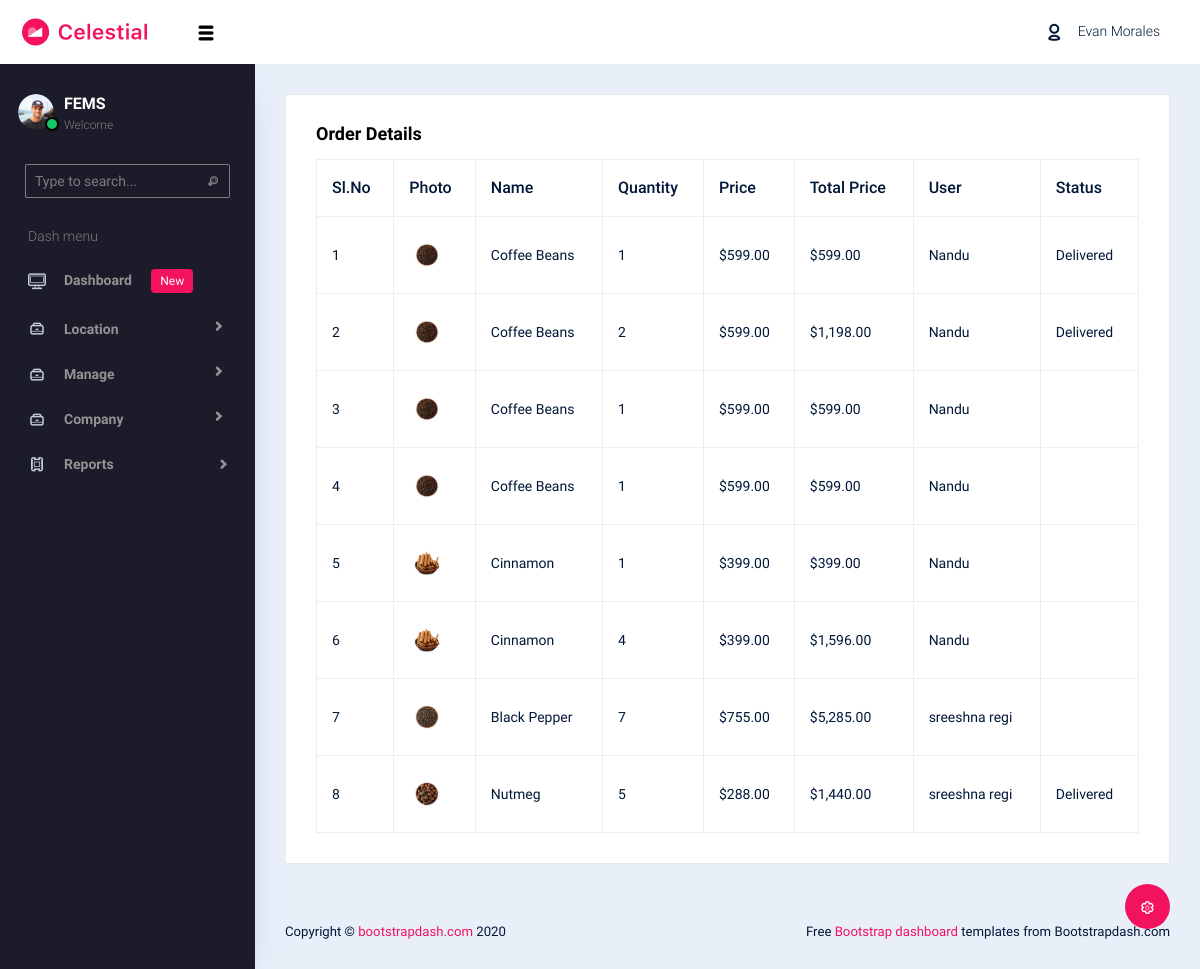
The app's page /PROJECT/ADMIN/homepage.php with its own data.
### tables this page shows
CREATE TABLE `tbl_booking` (
  `booking_id` int(11) NOT NULL,
  `booking_date` varchar(10) NOT NULL,
  `booking_amount` int(11) NOT NULL,
  `booking_status` int(11) NOT NULL DEFAULT 0,
  `product_id` int(11) NOT NULL,
  `user_id` int(11) NOT NULL,
  `booking_address` varchar(100) NOT NULL
);

CREATE TABLE `tbl_product` (
  `product_id` int(11) NOT NULL,
  `product_description` varchar(50) NOT NULL,
  `subcat_id` int(11) NOT NULL,
  `product_photo` varchar(200) NOT NULL,
  `product_quantity` int(11) NOT NULL,
  `product_price` int(11) NOT NULL,
  `product_name` varchar(30) NOT NULL,
  `company_id` int(11) NOT NULL
);

CREATE TABLE `tbl_cart` (
  `cart_id` int(11) NOT NULL,
  `cart_quantity` int(11) NOT NULL DEFAULT 1,
  `product_id` int(11) NOT NULL,
  `cart_status` int(11) NOT NULL DEFAULT 0,
  `booking_id` int(11) NOT NULL,
  `deliveryagent_id` int(11) NOT NULL
);

CREATE TABLE `tbl_user` (
  `user_id` int(11) NOT NULL,
  `user_name` varchar(30) NOT NULL,
  `user_email` varchar(30) NOT NULL,
  `user_contact` varchar(10) NOT NULL,
  `user_address` varchar(50) NOT NULL,
  `place_id` int(11) NOT NULL,
  `user_photo` varchar(100) NOT NULL,
  `user_password` varchar(8) NOT NULL
);

### PROJECT/ADMIN/homepage.php (the view, shortened to what this page needs)
<?php
include("Head.php");
?>
          <div class="row">
  <div class="col-lg-12 d-flex grid-margin stretch-card">
    <div class="card">
      <div class="card-body">
        <div class="d-flex flex-wrap justify-content-between">
          <h4 class="card-title mb-3">Order Details</h4>
        </div>
        <div class="table-responsive">
          <table class="table table-bordered">
            <thead>
              <tr>
                <th>Sl.No</th>
                <th>Photo</th>
                <th>Name</th>
                <th>Quantity</th>
                <th>Price</th>
                <th>Total Price</th>
                <th>User</th>
                <th>Status</th>
              </tr>
            </thead>
            <tbody>
              <?php
              $i = 0;
              $selQry = "SELECT * FROM tbl_booking b
                          INNER JOIN tbl_cart c ON b.booking_id=c.booking_id
                          INNER JOIN tbl_product p ON p.product_id=c.product_id
                          INNER JOIN tbl_user u on u.user_id=b.user_id
                          WHERE b.booking_status >= '2' LIMIT 10";
              $result = $con->query($selQry);
              while ($row = $result->fetch_assoc()) {
                $i++;
              ?>
              <tr>
                <td><?php echo $i; ?></td>
                <td>
                  <img src="../ASSETS/files/Company/productphoto/<?php echo $row['product_photo']; ?>"
                       class="img-sm" alt="Product Image" height="50" />
                </td>
                <td><?php echo $row['product_name']; ?></td>
                <td><?php echo $row['cart_quantity']; ?></td>
                <td><?php echo '$' . number_format($row['product_price'], 2); ?></td>
                <td><?php echo '$' . number_format($row['product_price'] * $row['cart_quantity'], 2); ?></td>
                <td><?php echo $row['user_name']; ?></td>
                <td>
                  <?php
                  if ($row['booking_status'] == 1) {
                    echo "Order is being packed";
                  } else if ($row['cart_status'] == 2) {
                    echo "Order packed";
                  } else if ($row['cart_status'] == 3) {
                    echo "Order shipped";
                  } else if ($row['cart_status'] == 4) {
                    echo "Delivered";
                  }
                  ?>
                </td>
              </tr>
              <?php
              }
              ?>
            </tbody>
          </table>
        </div>
      </div>
    </div>
  </div>
</div>
<?php
include("Foot.php");
?>

### PROJECT/ADMIN/Head.php (shortened to what this page needs)
<!DOCTYPE html>
<html lang="en">
  <head>
    <link rel="stylesheet" href="../Assets/Templates/Admin/vendors/typicons.font/font/typicons.css">
    <link rel="stylesheet" href="../Assets/Templates/Admin/vendors/css/vendor.bundle.base.css">
    <link rel="stylesheet" href="../Assets/Templates/Admin/css/vertical-layout-light/style.css">
  </head>
  <body>
    <div class="container-scroller">
      <nav class="navbar col-lg-12 col-12 p-0 fixed-top d-flex flex-row">
        <div class="text-center navbar-brand-wrapper d-flex align-items-center justify-content-center">
          <a class="navbar-brand brand-logo" href="Homepage.php"><img src="../Assets/Templates/Admin/images/logo.svg" alt="logo"/></a>
          <button class="navbar-toggler navbar-toggler align-self-center d-none d-lg-flex" type="button" data-toggle="minimize">
            <span class="typcn typcn-th-menu"></span>
          </button>
        </div>
        <div class="navbar-menu-wrapper d-flex align-items-center justify-content-end">
          <ul class="navbar-nav navbar-nav-right">
            <li class="nav-item nav-profile dropdown">
              <a class="nav-link dropdown-toggle  pl-0 pr-0" href="#" data-toggle="dropdown" id="profileDropdown">
                <i class="typcn typcn-user-outline mr-0"></i>
                <span class="nav-profile-name">Evan Morales</span>
              </a>
            </li>
          </ul>
        </div>
      </nav>
      <div class="container-fluid page-body-wrapper">
        <div class="theme-setting-wrapper">
          <div id="settings-trigger"><i class="typcn typcn-cog-outline"></i></div>
        </div>
        <nav class="sidebar sidebar-offcanvas" id="sidebar">
        <ul class="nav">
          <li class="nav-item">
            <div class="d-flex sidebar-profile">
              <div class="sidebar-profile-image">
                <img src="../Assets/Templates/Admin/images/faces/face29.png" alt="image">
                <span class="sidebar-status-indicator"></span>
              </div>
              <div class="sidebar-profile-name">
                <p class="sidebar-name">
              FEMS
                </p>
                <p class="sidebar-designation">
                  Welcome
                </p>
              </div>
            </div>
            <div class="nav-search">
              <div class="input-group">
                <input type="text" class="form-control" placeholder="Type to search..." aria-label="search" aria-describedby="search">
                <div class="input-group-append">
                  <span class="input-group-text" id="search">
                    <i class="typcn typcn-zoom"></i>
                  </span>
                </div>
              </div>
            </div>
            <p class="sidebar-menu-title">Dash menu</p>
          </li>
          <li class="nav-item">
            <a class="nav-link" href="Homepage.php">
              <i class="typcn typcn-device-desktop menu-icon"></i>
              <span class="menu-title">Dashboard <span class="badge badge-primary ml-3">New</span></span>
            </a>
          </li>
          <li class="nav-item">
            <a class="nav-link" data-toggle="collapse" href="#ui-basic" aria-expanded="false" aria-controls="ui-basic">
              <i class="typcn typcn-briefcase menu-icon"></i>
              <span class="menu-title">Location</span>
              <i class="typcn typcn-chevron-right menu-arrow"></i>
            </a>
          </li>
          <li class="nav-item">
            <a class="nav-link" data-toggle="collapse" href="#ui-basic" aria-expanded="false" aria-controls="ui-basic">
              <i class="typcn typcn-briefcase menu-icon"></i>
              <span class="menu-title">Manage</span>
              <i class="typcn typcn-chevron-right menu-arrow"></i>
            </a>
          </li>
          <li class="nav-item">
            <a class="nav-link" data-toggle="collapse" href="#ui-basic" aria-expanded="false" aria-controls="ui-basic">
              <i class="typcn typcn-briefcase menu-icon"></i>
              <span class="menu-title">Company</span>
              <i class="typcn typcn-chevron-right menu-arrow"></i>
            </a>
          </li>
          <li class="nav-item">
            <a class="nav-link" data-toggle="collapse" href="#form-elements" aria-expanded="false" aria-controls="form-elements">
              <i class="typcn typcn-film menu-icon"></i>
              <span class="menu-title"> Reports</span>
              <i class="menu-arrow"></i>
            </a>
          </li>
        </ul>
      </nav>
        <div class="main-panel">
          <div class="content-wrapper">

### PROJECT/ADMIN/Foot.php (shortened to what this page needs)
</div>
          <footer class="footer">
            <div class="d-sm-flex justify-content-center justify-content-sm-between">
              <span class="text-center text-sm-left d-block d-sm-inline-block">Copyright © <a href="https://www.bootstrapdash.com/" target="_blank">bootstrapdash.com</a> 2020</span>
              <span class="float-none float-sm-right d-block mt-1 mt-sm-0 text-center">Free <a href="https://www.bootstrapdash.com/" target="_blank">Bootstrap dashboard </a>templates from Bootstrapdash.com</span>
            </div>
          </footer>
        </div>
      </div>
    </div>
  </body>
</html>

### records on screen
tbl_booking: tbl_product.product_photo (picture), tbl_product.product_name "Coffee Beans", tbl_cart.cart_quantity "1", tbl_product.product_price "599.00", user.user_name "Nandu", booking_status "Delivered"
tbl_booking: tbl_product.product_photo (picture), tbl_product.product_name "Coffee Beans", tbl_cart.cart_quantity "2", tbl_product.product_price "599.00", tbl_product.product_price "1,198.00", user.user_name "Nandu", booking_status "Delivered"
tbl_booking: tbl_product.product_photo (picture), tbl_product.product_name "Coffee Beans", tbl_cart.cart_quantity "1", tbl_product.product_price "599.00", user.user_name "Nandu"
tbl_booking: tbl_product.product_photo (picture), tbl_product.product_name "Coffee Beans", tbl_cart.cart_quantity "1", tbl_product.product_price "599.00", user.user_name "Nandu"
tbl_booking: tbl_product.product_photo (picture), tbl_product.product_name "Cinnamon", tbl_cart.cart_quantity "1", tbl_product.product_price "399.00", user.user_name "Nandu"
tbl_booking: tbl_product.product_photo (picture), tbl_product.product_name "Cinnamon", tbl_cart.cart_quantity "4", tbl_product.product_price "399.00", tbl_product.product_price "1,596.00", user.user_name "Nandu"
tbl_booking: tbl_product.product_photo (picture), tbl_product.product_name "Black Pepper", tbl_cart.cart_quantity "7", tbl_product.product_price "755.00", tbl_product.product_price "5,285.00", user.user_name "sreeshna regi"
tbl_booking: tbl_product.product_photo (picture), tbl_product.product_name "Nutmeg", tbl_cart.cart_quantity "5", tbl_product.product_price "288.00", tbl_product.product_price "1,440.00", user.user_name "sreeshna regi", booking_status "Delivered"
